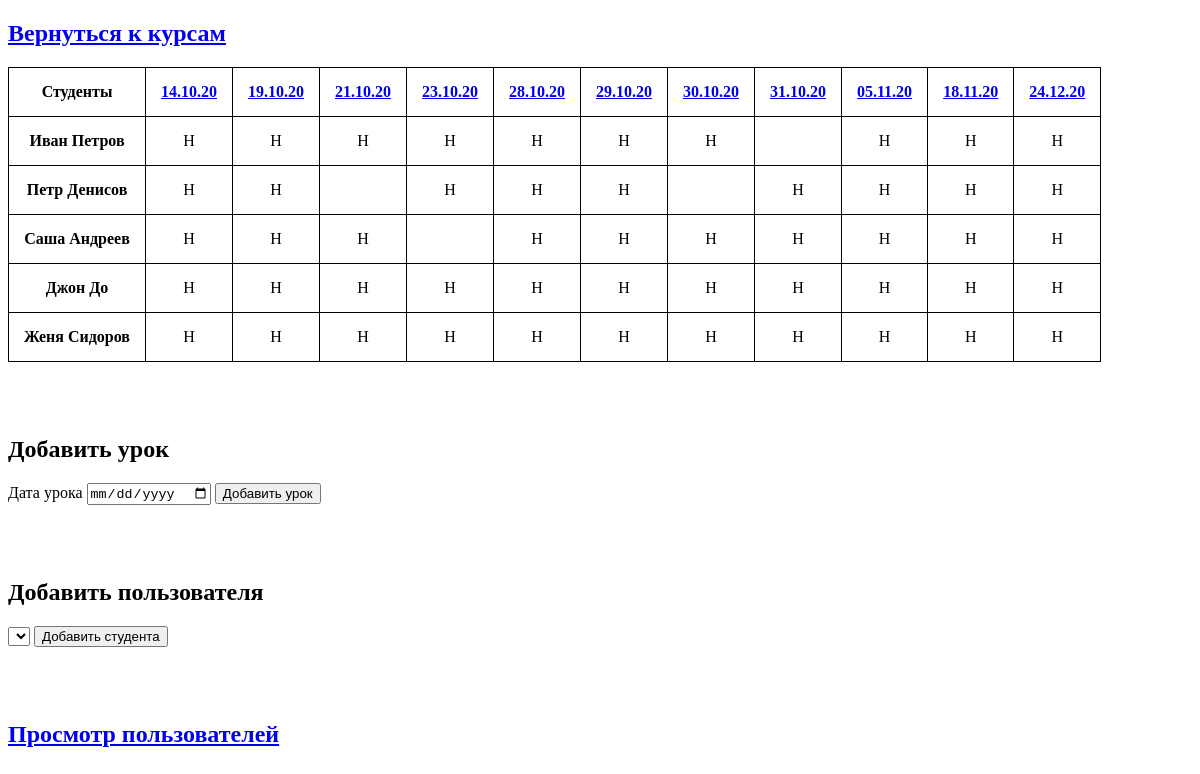
Before: /1 with the older database file.
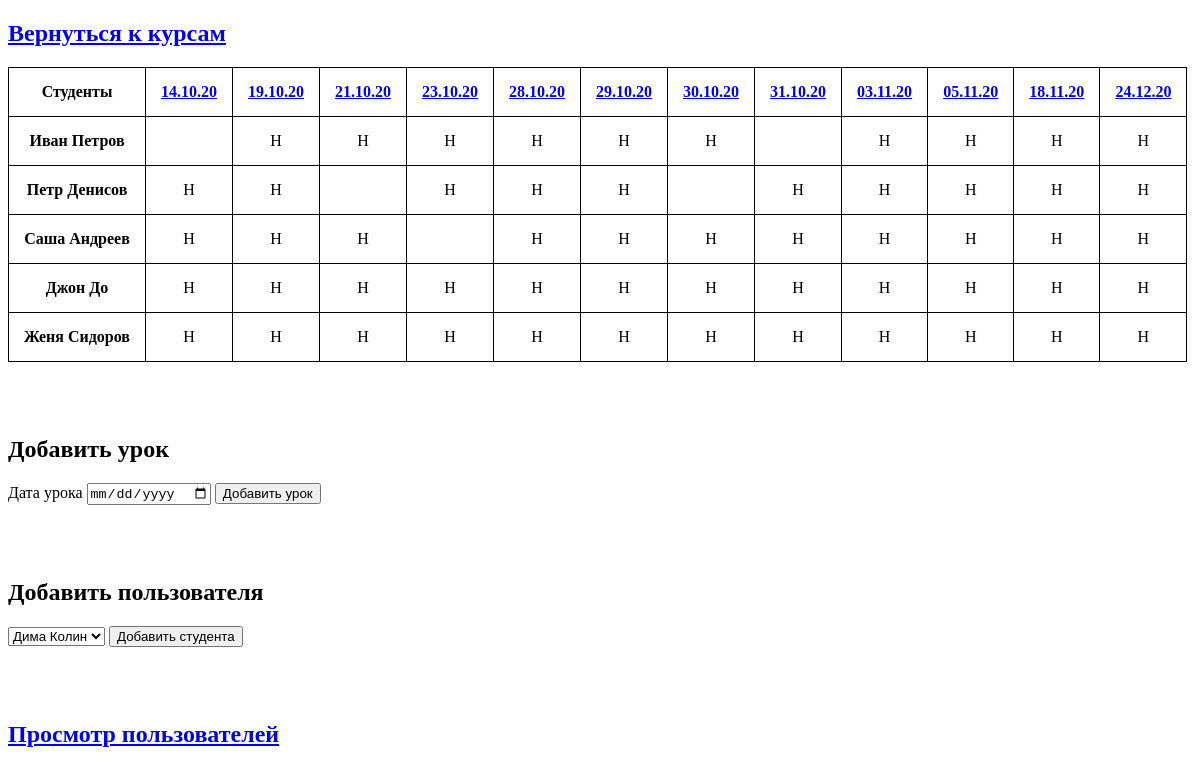
After: the same page with the newer database file.
### qrreader/models.py (models this page shows, shortened)
class Lesson(models.Model):
    id = models.AutoField(primary_key=True)
    course = models.ForeignKey(Course, on_delete=models.SET_NULL, blank=True, null=True, related_name='lessons')
    clients_came = models.ManyToManyField(Client, blank=True)
    url = models.CharField(max_length=10, null=True, blank=True)
    date = models.DateField(auto_now=False, auto_now_add=False, blank=True, null=True)
    class Meta:
        ordering = ['date']

class Client(models.Model):
    user = models.OneToOneField(User, on_delete=models.CASCADE, related_name='client')
    id = models.AutoField(primary_key=True)
    courses = models.ManyToManyField(Course, blank=True)
    purse = models.IntegerField(default=0, blank=True, null=True)
    def __str__(self):
        return self.user.first_name + " " + self.user.last_name

### qrreader/views.py (the view, shortened to what this page needs)
# urls.py: path('<int:course_id>', course),
def course(request, course_id):
    course = Course.objects.get(id=course_id)
    clients = Client.objects.all()
    if request.method == "GET":
        try:
            lesson_id = request.GET['lesson_id']
            client_id = request.GET['client_id']
            lesson = Lesson.objects.get(id=lesson_id)
            client = Client.objects.get(id=client_id)
            if client in lesson.clients_came.all():
                lesson.clients_came.remove(client)
            else:
                lesson.clients_came.add(client)
            return render(request, 'course.html', {'course': course,
                                                   'clients': clients,
                                                   })
        except:
            return render(request, 'course.html', {'course': course,
                                                   'clients': clients,
                                                   })

### qrreader/templates/course.html (shortened to what this page needs)
<!DOCTYPE html>
<html lang="en">
<head>
</head>
<body>
    <main>
        <a href="/">
            <h2>
                Вернуться к курсам
            </h2>
        </a>
        <form method="get" id="form_add_user">
            <table>
                <tr>
                    <th>
                        Студенты
                    </th>
                    {% for lesson in course.lessons.all %}
                        <th>
                            <a href="/lesson/{{ lesson.id }}">{{ lesson.date|date:"d.m.y" }}</a>
                        </th>
                    {% endfor %}
                </tr>
                {% for client in course.client_set.all %}
                    <tr>
                        <th>
                            {{ client }}
                        </th>
                        {% for lesson in course.lessons.all %}
                            <td class="check" onclick="addUser({{lesson.id}}, {{client.id}})">
                                {% if client not in lesson.clients_came.all %}
                                    Н
                                {% endif %}
                            </td>
                        {% endfor %}
                    </tr>
                {% endfor %}
            </table>
        </form>
        <br/><br/><br/>
        <h2>Добавить урок</h2>
        <form method="post" id="add_lesson">
            <label for="date">Дата урока</label>
                <input id="date" name="date" type="date">
            <button type="submit">Добавить урок</button>
        </form>
        <br/><br/><br/>
        <h2>Добавить пользователя</h2>
        <form method="post" id="add_client">
                <select id="new_client" name="new_client">
                    {% for client in clients %}
                        {% if client not in course.client_set.all %}
                            <option value="{{ client.id }}">{{ client.user.first_name }} {{ client.user.last_name }}</option>
                        {% endif %}
                    {% endfor %}
                </select>
            <button type="submit">Добавить студента</button>
        </form>
        <br/><br/><br/>
        <a href="/client_list">
            <h2>
                Просмотр пользователей
            </h2>
        </a>
    </main>
</body>
</html>

Changed rows visible on the page:
shown differently, row unchanged: Lesson (number 1 of 12 on the later page): no longer shows "Н"
added Lesson: date "03.11.20", shows "Н"
Other visible differences:
form field new_client: (not shown) → "Дима Колин"
